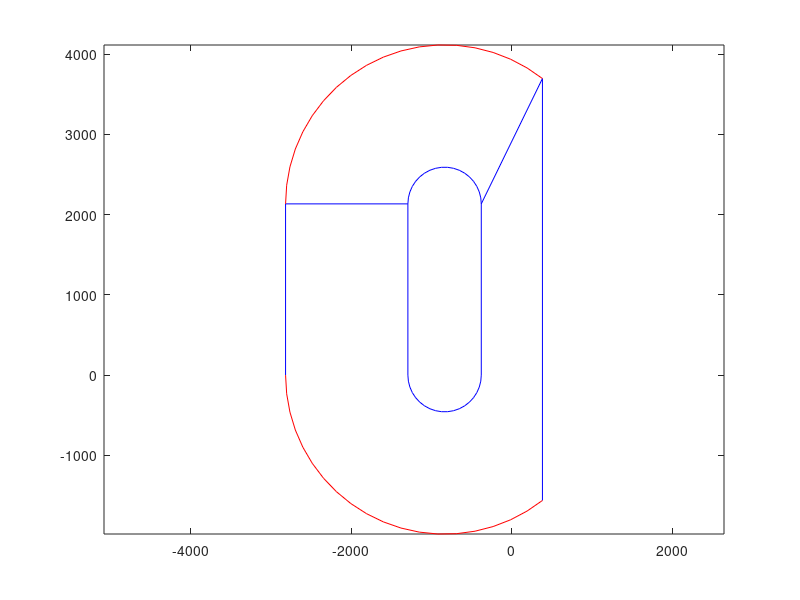

Write the MATLAB code that produced this figure.
length=2.1336*10^3;%mm;
width=1.524*10^3;%mm;
radiu_in=0.4572*10^3;%mm
radiu_out=1.9812*10^3;%mm                 
x1 = [0.381 0.381 -0.381 -0.381].*10^3;
x2=[-1.2954 -1.2954 -2.8194 -2.8194].*10^3;
y1 = [-1.5616428.*10^3 length+1.5616428.*10^3  length 0];
y2=[0 length length 0];
c1 = linspace(0,-pi,20);
c2 = linspace(0,pi,20);
c3 = linspace(asin(4/6.5)-pi/2,-pi,20);
c4 = linspace(pi/2-asin(4/6.5),pi,20);
% hold on
% plot(radiu_in*cos(c1)-0.8382*10^(3),radiu_in*sin(c1))
% plot(radiu_in*cos(c2)-0.8382*10^(3),radiu_in*sin(c2)+length)
% plot(radiu_out*cos(c3)-0.8382*10^(3),radiu_out*sin(c3))
% plot(radiu_out*cos(c4)-0.8382*10^(3),radiu_out*sin(c4)+length)
tic
plot(x1,y1,'b',x2,y2,'b',radiu_out*cos(c4)-0.8382*10^(3),radiu_out*sin(c4)+length,'r'...
    ,radiu_out*cos(c3)-0.8382*10^(3),radiu_out*sin(c3),'r',...
    radiu_in*cos(c2)-0.8382*10^(3),radiu_in*sin(c2)+length,'b'...
    ,radiu_in*cos(c1)-0.8382*10^(3),radiu_in*sin(c1),'b')
   axis equal
   a=toc